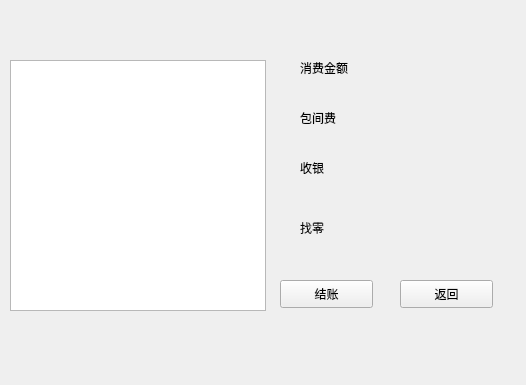
<?xml version="1.0" encoding="UTF-8"?>
<ui version="4.0">
 <class>PayBills</class>
 <widget class="QWidget" name="PayBills">
  <property name="geometry">
   <rect>
    <x>0</x>
    <y>0</y>
    <width>526</width>
    <height>385</height>
   </rect>
  </property>
  <property name="windowTitle">
   <string>Form</string>
  </property>
  <widget class="QTableView" name="tableView">
   <property name="geometry">
    <rect>
     <x>10</x>
     <y>60</y>
     <width>256</width>
     <height>251</height>
    </rect>
   </property>
  </widget>
  <widget class="QLabel" name="label">
   <property name="geometry">
    <rect>
     <x>300</x>
     <y>60</y>
     <width>72</width>
     <height>15</height>
    </rect>
   </property>
   <property name="text">
    <string>消费金额</string>
   </property>
  </widget>
  <widget class="QLabel" name="label_2">
   <property name="geometry">
    <rect>
     <x>300</x>
     <y>110</y>
     <width>72</width>
     <height>15</height>
    </rect>
   </property>
   <property name="text">
    <string>包间费</string>
   </property>
  </widget>
  <widget class="QLabel" name="label_3">
   <property name="geometry">
    <rect>
     <x>300</x>
     <y>160</y>
     <width>72</width>
     <height>15</height>
    </rect>
   </property>
   <property name="text">
    <string>收银</string>
   </property>
  </widget>
  <widget class="QLabel" name="label_4">
   <property name="geometry">
    <rect>
     <x>300</x>
     <y>220</y>
     <width>72</width>
     <height>15</height>
    </rect>
   </property>
   <property name="text">
    <string>找零</string>
   </property>
  </widget>
  <widget class="QPushButton" name="pushButton">
   <property name="geometry">
    <rect>
     <x>280</x>
     <y>280</y>
     <width>93</width>
     <height>28</height>
    </rect>
   </property>
   <property name="text">
    <string>结账</string>
   </property>
  </widget>
  <widget class="QPushButton" name="pushButton_2">
   <property name="geometry">
    <rect>
     <x>400</x>
     <y>280</y>
     <width>93</width>
     <height>28</height>
    </rect>
   </property>
   <property name="text">
    <string>返回</string>
   </property>
  </widget>
 </widget>
 <resources/>
 <connections/>
</ui>
